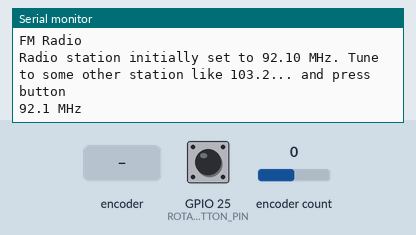
Simulated run of this sketch. Board: ESP32. Shown: the last lines printed to the serial monitor. The inputs (shaded band) are chosen by the test bench; at power-on: encoder count 0, GPIO 25 (ROTARY_ENCODER_BUTTON_PIN) HIGH.

Above: at 1.2 s.
1.3 s: rotary encoder on GPIO 25 (ROTARY_ENCODER_BUTTON_PIN) / GPIO 21 (ROTARY_ENCODER_B_PIN) turned 1 step (first pin leading)
At 2.1 s:
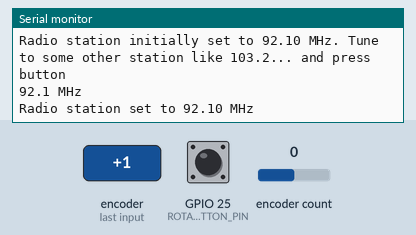
3.0 s: encoder count set to 1
At 4.0 s:
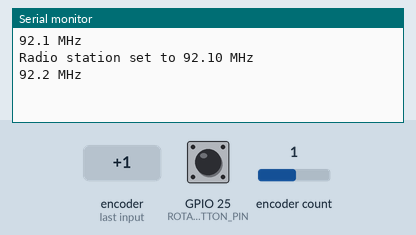
4.5 s: encoder count set to 2
At 5.1 s:
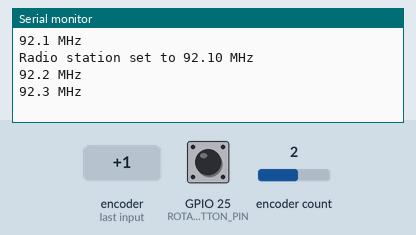
6.0 s: rotary encoder on GPIO 25 (ROTARY_ENCODER_BUTTON_PIN) / GPIO 21 (ROTARY_ENCODER_B_PIN) turned 1 step (first pin leading)
At 6.9 s:
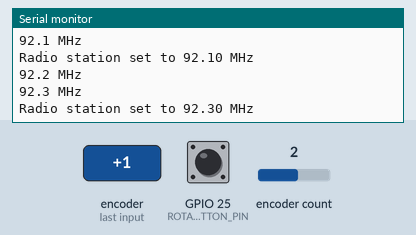

Measured:
- after the input at 1.3 s, the serial monitor: prints a new line after 0.05 s (image 1)
- after the input at 3.0 s, the serial monitor: prints a new line at once (image 2)
- after the input at 4.5 s, the serial monitor: prints a new line at once (image 3)
- after the input at 6.0 s, the serial monitor: prints a new line after 0.05 s (image 4)

The sketch:

h293.ino
```cpp
#include "AiEsp32RotaryEncoder.h"

#if defined(ESP8266)
#define ROTARY_ENCODER_A_PIN D6
#define ROTARY_ENCODER_B_PIN D5
#define ROTARY_ENCODER_BUTTON_PIN D7
#else
#define ROTARY_ENCODER_A_PIN 32
#define ROTARY_ENCODER_B_PIN 21
#define ROTARY_ENCODER_BUTTON_PIN 25
#endif

#define ROTARY_ENCODER_STEPS 4
AiEsp32RotaryEncoder rotaryEncoder = AiEsp32RotaryEncoder(ROTARY_ENCODER_A_PIN, ROTARY_ENCODER_B_PIN, ROTARY_ENCODER_BUTTON_PIN, -1, ROTARY_ENCODER_STEPS);

/*
FM radio tunner is suposed to set frequency between 88.0 MHz and 104.0 MHz by 0.1MHz steps
Rotary encoder works with integers so we will map 88.0 to 166 and then divide by 10 to get 0.1 steps
frequency = rotaryValue / 2;
*/

float getFrequency()
{
    return (float)rotaryEncoder.readEncoder() / 10.0;
}

void rotary_onButtonClick()
{
    static unsigned long lastTimePressed = 0;
    if (millis() - lastTimePressed < 200)
        return;
    lastTimePressed = millis();

    Serial.print("Radio station set to ");
    Serial.print(getFrequency());
    Serial.println(" MHz ");
}

void IRAM_ATTR readEncoderISR()
{
    rotaryEncoder.readEncoder_ISR();
}

void setup()
{
    Serial.begin(115200);
    rotaryEncoder.begin();
    rotaryEncoder.setup(readEncoderISR);
    rotaryEncoder.setBoundaries(88 * 10, 104 * 10, true); //minValue, maxValue, circleValues true|false (when max go to min and vice versa)
    rotaryEncoder.setAcceleration(50);
    rotaryEncoder.setEncoderValue(92.1 * 10); //set default to 92.1 MHz
    Serial.println("FM Radio");
    Serial.print("Radio station initially set to ");
    Serial.print(getFrequency());
    Serial.println(" MHz. Tune to some other station like 103.2... and press button ");
}

void loop()
{
    if (rotaryEncoder.encoderChanged())
    {
        Serial.print(getFrequency(), 1);
        Serial.println(" MHz ");
    }
    if (rotaryEncoder.isEncoderButtonClicked())
    {
        rotary_onButtonClick();
    }
}
```
